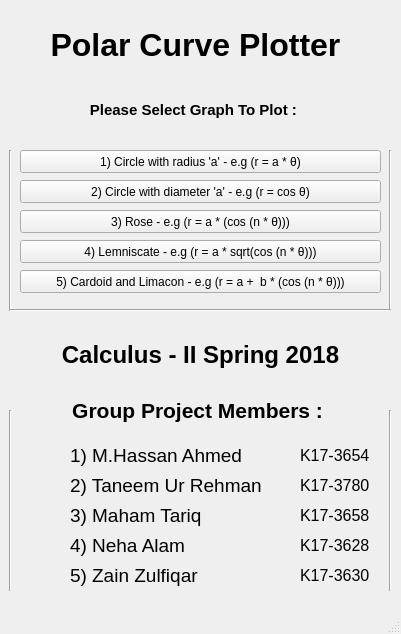
<?xml version="1.0" encoding="UTF-8"?>
<ui version="4.0">
 <class>MainWindow</class>
 <widget class="QMainWindow" name="MainWindow">
  <property name="geometry">
   <rect>
    <x>0</x>
    <y>0</y>
    <width>401</width>
    <height>634</height>
   </rect>
  </property>
  <property name="windowTitle">
   <string>Polar Curve Plotter v1</string>
  </property>
  <property name="windowIcon">
   <iconset>
    <normaloff>if_chart02_64_201480.ico</normaloff>if_chart02_64_201480.ico</iconset>
  </property>
  <widget class="QWidget" name="centralwidget">
   <widget class="QLabel" name="label">
    <property name="geometry">
     <rect>
      <x>10</x>
      <y>10</y>
      <width>371</width>
      <height>71</height>
     </rect>
    </property>
    <property name="text">
     <string>&lt;html&gt;&lt;head/&gt;&lt;body&gt;&lt;p align=&quot;center&quot;&gt;&lt;span style=&quot; font-size:24pt; font-weight:600;&quot;&gt;Polar Curve Plotter&lt;/span&gt;&lt;/p&gt;&lt;/body&gt;&lt;/html&gt;</string>
    </property>
   </widget>
   <widget class="QLabel" name="label_2">
    <property name="geometry">
     <rect>
      <x>10</x>
      <y>100</y>
      <width>371</width>
      <height>20</height>
     </rect>
    </property>
    <property name="text">
     <string>&lt;html&gt;&lt;head/&gt;&lt;body&gt;&lt;p align=&quot;center&quot;&gt;&lt;span style=&quot; font-size:11pt; font-weight:600;&quot;&gt;Please Select Graph To Plot : &lt;/span&gt;&lt;/p&gt;&lt;/body&gt;&lt;/html&gt;</string>
    </property>
   </widget>
   <widget class="QPushButton" name="pushButton_cir1">
    <property name="geometry">
     <rect>
      <x>20</x>
      <y>150</y>
      <width>361</width>
      <height>23</height>
     </rect>
    </property>
    <property name="text">
     <string>1) Circle with radius 'a' - e.g (r = a * θ)</string>
    </property>
   </widget>
   <widget class="QPushButton" name="pushButton_cir2">
    <property name="geometry">
     <rect>
      <x>20</x>
      <y>180</y>
      <width>361</width>
      <height>23</height>
     </rect>
    </property>
    <property name="text">
     <string>2) Circle with diameter 'a' - e.g (r = cos θ)</string>
    </property>
   </widget>
   <widget class="QPushButton" name="pushButton_rose">
    <property name="geometry">
     <rect>
      <x>20</x>
      <y>210</y>
      <width>361</width>
      <height>23</height>
     </rect>
    </property>
    <property name="text">
     <string>3) Rose - e.g (r = a * (cos (n * θ)))</string>
    </property>
   </widget>
   <widget class="Line" name="line">
    <property name="geometry">
     <rect>
      <x>0</x>
      <y>150</y>
      <width>20</width>
      <height>161</height>
     </rect>
    </property>
    <property name="orientation">
     <enum>Qt::Vertical</enum>
    </property>
   </widget>
   <widget class="QPushButton" name="pushButton_lemniscate">
    <property name="geometry">
     <rect>
      <x>20</x>
      <y>240</y>
      <width>361</width>
      <height>23</height>
     </rect>
    </property>
    <property name="text">
     <string>4) Lemniscate - e.g (r = a * sqrt(cos (n * θ)))</string>
    </property>
   </widget>
   <widget class="QPushButton" name="pushButton_carl">
    <property name="geometry">
     <rect>
      <x>20</x>
      <y>270</y>
      <width>361</width>
      <height>23</height>
     </rect>
    </property>
    <property name="text">
     <string>5) Cardoid and Limacon - e.g (r = a +  b * (cos (n * θ)))</string>
    </property>
   </widget>
   <widget class="Line" name="line_2">
    <property name="geometry">
     <rect>
      <x>380</x>
      <y>150</y>
      <width>20</width>
      <height>161</height>
     </rect>
    </property>
    <property name="orientation">
     <enum>Qt::Vertical</enum>
    </property>
   </widget>
   <widget class="Line" name="line_3">
    <property name="geometry">
     <rect>
      <x>10</x>
      <y>300</y>
      <width>381</width>
      <height>20</height>
     </rect>
    </property>
    <property name="orientation">
     <enum>Qt::Horizontal</enum>
    </property>
   </widget>
   <widget class="QLabel" name="label_3">
    <property name="geometry">
     <rect>
      <x>20</x>
      <y>330</y>
      <width>361</width>
      <height>51</height>
     </rect>
    </property>
    <property name="text">
     <string>&lt;html&gt;&lt;head/&gt;&lt;body&gt;&lt;p align=&quot;center&quot;&gt;&lt;span style=&quot; font-size:18pt; font-weight:600;&quot;&gt;Calculus - II Spring 2018&lt;/span&gt;&lt;/p&gt;&lt;/body&gt;&lt;/html&gt;</string>
    </property>
   </widget>
   <widget class="QLabel" name="label_4">
    <property name="geometry">
     <rect>
      <x>10</x>
      <y>390</y>
      <width>381</width>
      <height>41</height>
     </rect>
    </property>
    <property name="text">
     <string>&lt;html&gt;&lt;head/&gt;&lt;body&gt;&lt;p align=&quot;center&quot;&gt;&lt;span style=&quot; font-size:16pt; font-weight:600;&quot;&gt;   Group Project Members : &lt;/span&gt;&lt;/p&gt;&lt;/body&gt;&lt;/html&gt;</string>
    </property>
   </widget>
   <widget class="Line" name="line_4">
    <property name="geometry">
     <rect>
      <x>0</x>
      <y>410</y>
      <width>20</width>
      <height>181</height>
     </rect>
    </property>
    <property name="orientation">
     <enum>Qt::Vertical</enum>
    </property>
   </widget>
   <widget class="Line" name="line_5">
    <property name="geometry">
     <rect>
      <x>380</x>
      <y>410</y>
      <width>20</width>
      <height>181</height>
     </rect>
    </property>
    <property name="orientation">
     <enum>Qt::Vertical</enum>
    </property>
   </widget>
   <widget class="QLabel" name="label_5">
    <property name="geometry">
     <rect>
      <x>70</x>
      <y>440</y>
      <width>201</width>
      <height>31</height>
     </rect>
    </property>
    <property name="text">
     <string>&lt;html&gt;&lt;head/&gt;&lt;body&gt;&lt;p&gt;&lt;span style=&quot; font-size:14pt;&quot;&gt;1) M.Hassan Ahmed&lt;/span&gt;&lt;/p&gt;&lt;/body&gt;&lt;/html&gt;</string>
    </property>
   </widget>
   <widget class="QLabel" name="label_6">
    <property name="geometry">
     <rect>
      <x>70</x>
      <y>560</y>
      <width>201</width>
      <height>31</height>
     </rect>
    </property>
    <property name="text">
     <string>&lt;html&gt;&lt;head/&gt;&lt;body&gt;&lt;p&gt;&lt;span style=&quot; font-size:14pt;&quot;&gt;5) Zain Zulfiqar&lt;/span&gt;&lt;/p&gt;&lt;/body&gt;&lt;/html&gt;</string>
    </property>
   </widget>
   <widget class="QLabel" name="label_7">
    <property name="geometry">
     <rect>
      <x>70</x>
      <y>500</y>
      <width>201</width>
      <height>31</height>
     </rect>
    </property>
    <property name="text">
     <string>&lt;html&gt;&lt;head/&gt;&lt;body&gt;&lt;p&gt;&lt;span style=&quot; font-size:14pt;&quot;&gt;3) Maham Tariq&lt;/span&gt;&lt;/p&gt;&lt;/body&gt;&lt;/html&gt;</string>
    </property>
   </widget>
   <widget class="QLabel" name="label_8">
    <property name="geometry">
     <rect>
      <x>70</x>
      <y>530</y>
      <width>201</width>
      <height>31</height>
     </rect>
    </property>
    <property name="text">
     <string>&lt;html&gt;&lt;head/&gt;&lt;body&gt;&lt;p&gt;&lt;span style=&quot; font-size:14pt;&quot;&gt;4) Neha Alam &lt;/span&gt;&lt;/p&gt;&lt;/body&gt;&lt;/html&gt;</string>
    </property>
   </widget>
   <widget class="QLabel" name="label_9">
    <property name="geometry">
     <rect>
      <x>70</x>
      <y>470</y>
      <width>201</width>
      <height>31</height>
     </rect>
    </property>
    <property name="text">
     <string>&lt;html&gt;&lt;head/&gt;&lt;body&gt;&lt;p&gt;&lt;span style=&quot; font-size:14pt;&quot;&gt;2) Taneem Ur Rehman&lt;/span&gt;&lt;/p&gt;&lt;/body&gt;&lt;/html&gt;</string>
    </property>
   </widget>
   <widget class="QLabel" name="label_10">
    <property name="geometry">
     <rect>
      <x>300</x>
      <y>440</y>
      <width>71</width>
      <height>31</height>
     </rect>
    </property>
    <property name="text">
     <string>&lt;html&gt;&lt;head/&gt;&lt;body&gt;&lt;p&gt;&lt;span style=&quot; font-size:12pt;&quot;&gt;K17-3654&lt;/span&gt;&lt;/p&gt;&lt;/body&gt;&lt;/html&gt;</string>
    </property>
   </widget>
   <widget class="QLabel" name="label_11">
    <property name="geometry">
     <rect>
      <x>300</x>
      <y>470</y>
      <width>71</width>
      <height>31</height>
     </rect>
    </property>
    <property name="text">
     <string>&lt;html&gt;&lt;head/&gt;&lt;body&gt;&lt;p&gt;&lt;span style=&quot; font-size:12pt;&quot;&gt;K17-3780&lt;/span&gt;&lt;/p&gt;&lt;/body&gt;&lt;/html&gt;</string>
    </property>
   </widget>
   <widget class="QLabel" name="label_12">
    <property name="geometry">
     <rect>
      <x>300</x>
      <y>500</y>
      <width>71</width>
      <height>31</height>
     </rect>
    </property>
    <property name="text">
     <string>&lt;html&gt;&lt;head/&gt;&lt;body&gt;&lt;p&gt;&lt;span style=&quot; font-size:12pt;&quot;&gt;K17-3658&lt;/span&gt;&lt;/p&gt;&lt;/body&gt;&lt;/html&gt;</string>
    </property>
   </widget>
   <widget class="QLabel" name="label_13">
    <property name="geometry">
     <rect>
      <x>300</x>
      <y>530</y>
      <width>71</width>
      <height>31</height>
     </rect>
    </property>
    <property name="text">
     <string>&lt;html&gt;&lt;head/&gt;&lt;body&gt;&lt;p&gt;&lt;span style=&quot; font-size:12pt;&quot;&gt;K17-3628&lt;/span&gt;&lt;/p&gt;&lt;/body&gt;&lt;/html&gt;</string>
    </property>
   </widget>
   <widget class="QLabel" name="label_14">
    <property name="geometry">
     <rect>
      <x>300</x>
      <y>560</y>
      <width>71</width>
      <height>31</height>
     </rect>
    </property>
    <property name="text">
     <string>&lt;html&gt;&lt;head/&gt;&lt;body&gt;&lt;p&gt;&lt;span style=&quot; font-size:12pt;&quot;&gt;K17-3630&lt;/span&gt;&lt;/p&gt;&lt;/body&gt;&lt;/html&gt;</string>
    </property>
   </widget>
  </widget>
  <widget class="QStatusBar" name="statusbar"/>
  <widget class="QMenuBar" name="menubar">
   <property name="geometry">
    <rect>
     <x>0</x>
     <y>0</y>
     <width>401</width>
     <height>21</height>
    </rect>
   </property>
  </widget>
 </widget>
 <resources/>
 <connections/>
</ui>
